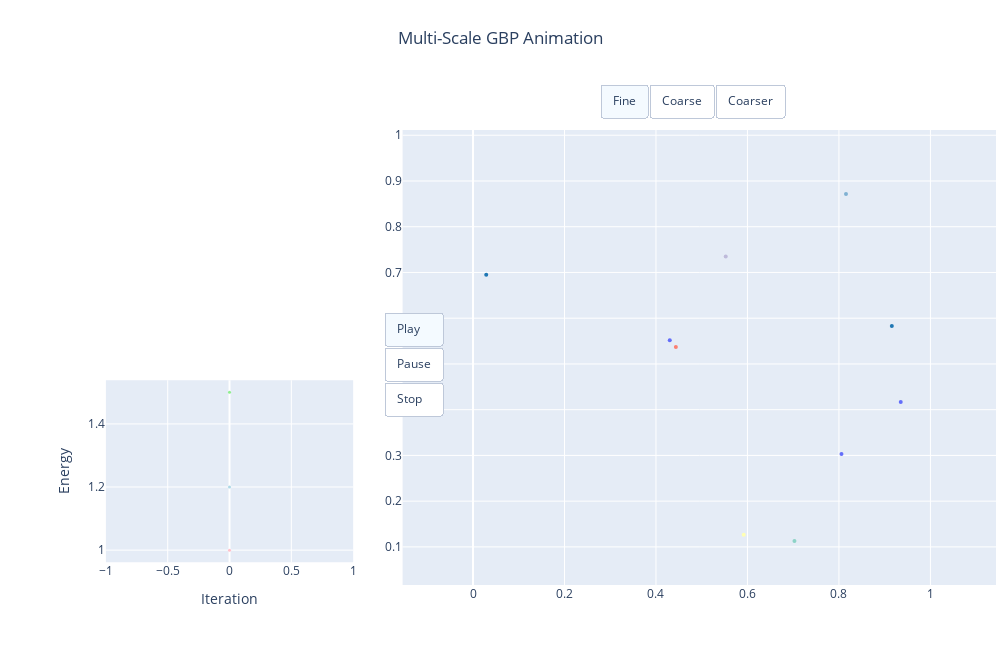

Write notebook code for a chart like this one.
### Code cell
import numpy as np
import plotly.graph_objects as go
import plotly.express as px

# Dummy placeholders for demonstration (you should replace these with real data)
num_iters = 10
fine_points = 5
coarse_points = 3
coarser_points = 2

linpoints_log = np.random.rand(num_iters, fine_points, 2)
linpoints_log_coarse = np.random.rand(num_iters, coarse_points, 2)
linpoints_log_coarser = np.random.rand(num_iters, coarser_points, 2)
energy_log = np.linspace(1, 0.1, num_iters)
energy_log_coarse = np.linspace(1.2, 0.2, num_iters)
energy_log_coarser = np.linspace(1.5, 0.3, num_iters)

# Function to control visibility of point groups, energy curves always visible
def make_visibility(show_fine, show_coarse, show_coarser):
    return [show_fine, show_coarse, show_coarser, True, True, True]

# Compute equal aspect ratio bounds
all_points = np.concatenate([
    linpoints_log.reshape(-1, 2),
    linpoints_log_coarse.reshape(-1, 2),
    linpoints_log_coarser.reshape(-1, 2)
], axis=0)
x_min, y_min = all_points.min(axis=0)
x_max, y_max = all_points.max(axis=0)
x_center = (x_max + x_min) / 2
y_center = (y_max + y_min) / 2
max_range = max(x_max - x_min, y_max - y_min) / 2
x_min_equal = x_center - max_range
x_max_equal = x_center + max_range
y_min_equal = y_center - max_range
y_max_equal = y_center + max_range

# Colors
fine_colors = px.colors.qualitative.Set3 * ((fine_points // 12) + 1)
coarse_colors = px.colors.qualitative.Plotly * ((coarse_points // 10) + 1)
coarser_colors = px.colors.qualitative.D3 * ((coarser_points // 10) + 1)

coarse_color_list = [coarse_colors[i] for i in range(coarse_points) for _ in range(4)]
coarser_color_list = [coarser_colors[i] for i in range(coarser_points) for _ in range(16)]

# Frames
frames = []
for t in range(num_iters):
    start_idx = max(0, t - 4)
    x_vals = np.arange(start_idx, t + 1)

    traces = [
        go.Scatter(x=linpoints_log[t, :, 0], y=linpoints_log[t, :, 1], mode='markers',
                   marker=dict(size=4, color=fine_colors[:fine_points]), name='fine',
                   showlegend=False, xaxis='x1', yaxis='y1'),

        go.Scatter(x=linpoints_log_coarse[t, :, 0], y=linpoints_log_coarse[t, :, 1], mode='markers',
                   marker=dict(size=4, color=coarse_color_list[:coarse_points]), name='coarse',
                   showlegend=False, xaxis='x1', yaxis='y1'),

        go.Scatter(x=linpoints_log_coarser[t, :, 0], y=linpoints_log_coarser[t, :, 1], mode='markers',
                   marker=dict(size=4, color=coarser_color_list[:coarser_points]), name='coarser',
                   showlegend=False, xaxis='x1', yaxis='y1'),

        go.Scatter(x=x_vals, y=energy_log[start_idx:t+1], mode='lines+markers',
                   line=dict(color='pink'), marker=dict(size=3), name='Energy Fine',
                   xaxis='x2', yaxis='y2', showlegend=False),

        go.Scatter(x=x_vals, y=energy_log_coarse[start_idx:t+1], mode='lines+markers',
                   line=dict(color='lightblue'), marker=dict(size=3), name='Energy Coarse',
                   xaxis='x2', yaxis='y2', showlegend=False),

        go.Scatter(x=x_vals, y=energy_log_coarser[start_idx:t+1], mode='lines+markers',
                   line=dict(color='lightgreen'), marker=dict(size=3), name='Energy Coarser',
                   xaxis='x2', yaxis='y2', showlegend=False)
    ]

    annotations = [
        dict(text="Fine", x=0.35, y=0.45, xref='paper', yref='paper',
             showarrow=False, font=dict(size=9, color='pink'), xanchor='right'),
        dict(text="Coarse", x=0.35, y=0.42, xref='paper', yref='paper',
             showarrow=False, font=dict(size=9, color='lightblue'), xanchor='right'),
        dict(text="Coarser", x=0.35, y=0.39, xref='paper', yref='paper',
             showarrow=False, font=dict(size=9, color='lightgreen'), xanchor='right')
    ]

    frames.append(go.Frame(name=str(t), data=traces,
                           layout=go.Layout(
                               xaxis2=dict(range=[start_idx, t+1]),
                               yaxis2=dict(range=[0, 1.6]),
                               annotations=annotations
                           )))

# Layout
layout = go.Layout(
    width=1000,
    height=650,
    title=dict(text='Multi-Scale GBP Animation', x=0.5, xanchor='center', y=0.95),
    margin=dict(l=0, r=0, t=130, b=65),

    xaxis1=dict(range=[x_min_equal, x_max_equal], domain=[0.4, 1], anchor='y1'),
    yaxis1=dict(range=[y_min_equal, y_max_equal], domain=[0, 1], scaleanchor='x1', scaleratio=1, anchor='x1'),

    xaxis2=dict(domain=[0.1, 0.35], anchor="y2", title="Iteration"),
    yaxis2=dict(domain=[0.05, 0.45], anchor="x2", title="Energy"),

    updatemenus=[
        dict(type="buttons", direction="down", x=0.44, xanchor="right", y=0.6, yanchor="top",
             buttons=[
                 dict(label="Play", method="animate", args=[None, {"frame": {"duration": 1000, "redraw": True}, "fromcurrent": True}]),
                 dict(label="Pause", method="animate", args=[[None], {"mode": "immediate", "frame": {"duration": 0}, "transition": {"duration": 0}}]),
                 dict(label="Stop", method="animate", args=[["0"], {"mode": "immediate", "frame": {"duration": 0}, "transition": {"duration": 0}}])
             ]),
        dict(type="buttons", direction="right", x=0.6, xanchor="left", y=1.1, yanchor="top",
             buttons=[
                 dict(label="Fine", method="update", args=[{"visible": make_visibility(True, False, False)}]),
                 dict(label="Coarse", method="update", args=[{"visible": make_visibility(False, True, False)}]),
                 dict(label="Coarser", method="update", args=[{"visible": make_visibility(False, False, True)}])
             ])
    ]
)

# Create and show figure
fig = go.Figure(data=frames[0].data, layout=layout, frames=frames)
fig.show()

### Figure 1 — Plotly figure (JSON) as saved in the notebook; plotly's stock layout.template omitted (floating-point values rounded to 4 significant figures)
{"data": [{"marker": {"color": ["rgb(141,211,199)", "rgb(255,255,179)", "rgb(190,186,218)", "rgb(251,128,114)", "rgb(128,177,211)"], "size": 4}, "mode": "markers", "name": "fine", "showlegend": false, "type": "scatter", "x": [0.7028, 0.5919, 0.5525, 0.4435, 0.8154], "xaxis": "x", "y": [0.1129, 0.1263, 0.7348, 0.5369, 0.8715], "yaxis": "y"}, {"marker": {"color": ["#636EFA", "#636EFA", "#636EFA"], "size": 4}, "mode": "markers", "name": "coarse", "showlegend": false, "type": "scatter", "x": [0.4302, 0.9351, 0.8056], "xaxis": "x", "y": [0.5517, 0.417, 0.303], "yaxis": "y"}, {"marker": {"color": ["#1F77B4", "#1F77B4"], "size": 4}, "mode": "markers", "name": "coarser", "showlegend": false, "type": "scatter", "x": [0.9157, 0.02886], "xaxis": "x", "y": [0.5827, 0.6951], "yaxis": "y"}, {"line": {"color": "pink"}, "marker": {"size": 3}, "mode": "lines+markers", "name": "Energy Fine", "showlegend": false, "type": "scatter", "x": [0], "xaxis": "x2", "y": [1.0], "yaxis": "y2"}, {"line": {"color": "lightblue"}, "marker": {"size": 3}, "mode": "lines+markers", "name": "Energy Coarse", "showlegend": false, "type": "scatter", "x": [0], "xaxis": "x2", "y": [1.2], "yaxis": "y2"}, {"line": {"color": "lightgreen"}, "marker": {"size": 3}, "mode": "lines+markers", "name": "Energy Coarser", "showlegend": false, "type": "scatter", "x": [0], "xaxis": "x2", "y": [1.5], "yaxis": "y2"}], "layout": {"height": 650, "margin": {"b": 65, "l": 0, "r": 0, "t": 130}, "title": {"text": "Multi-Scale GBP Animation", "x": 0.5, "xanchor": "center", "y": 0.95}, "updatemenus": [{"buttons": [{"args": [null, {"frame": {"duration": 1000, "redraw": true}, "fromcurrent": true}], "label": "Play", "method": "animate"}, {"args": [[null], {"frame": {"duration": 0}, "mode": "immediate", "transition": {"duration": 0}}], "label": "Pause", "method": "animate"}, {"args": [["0"], {"frame": {"duration": 0}, "mode": "immediate", "transition": {"duration": 0}}], "label": "Stop", "method": "animate"}], "direction": "down", "type": "buttons", "x": 0.44, "xanchor": "right", "y": 0.6, "yanchor": "top"}, {"buttons": [{"args": [{"visible": [true, false, false, true, true, true]}], "label": "Fine", "method": "update"}, {"args": [{"visible": [false, true, false, true, true, true]}], "label": "Coarse", "method": "update"}, {"args": [{"visible": [false, false, true, true, true, true]}], "label": "Coarser", "method": "update"}], "direction": "right", "type": "buttons", "x": 0.6, "xanchor": "left", "y": 1.1, "yanchor": "top"}], "width": 1000, "xaxis": {"anchor": "y", "domain": [0.4, 1], "range": [0.008224, 0.9812]}, "xaxis2": {"anchor": "y2", "domain": [0.1, 0.35], "title": {"text": "Iteration"}}, "yaxis": {"anchor": "x", "domain": [0, 1], "range": [0.02757, 1.001], "scaleanchor": "x", "scaleratio": 1}, "yaxis2": {"anchor": "x2", "domain": [0.05, 0.45], "title": {"text": "Energy"}}}}
